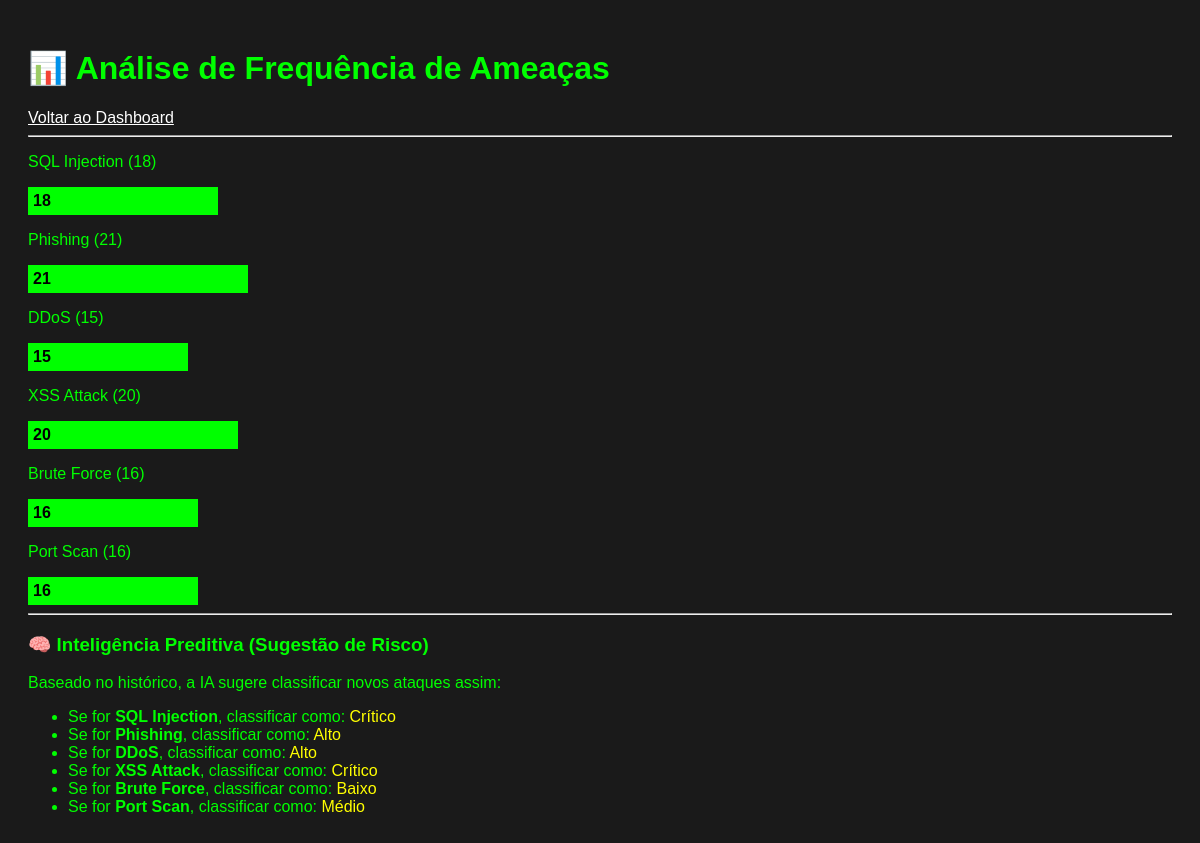
The page /analytics on the database as committed earlier.
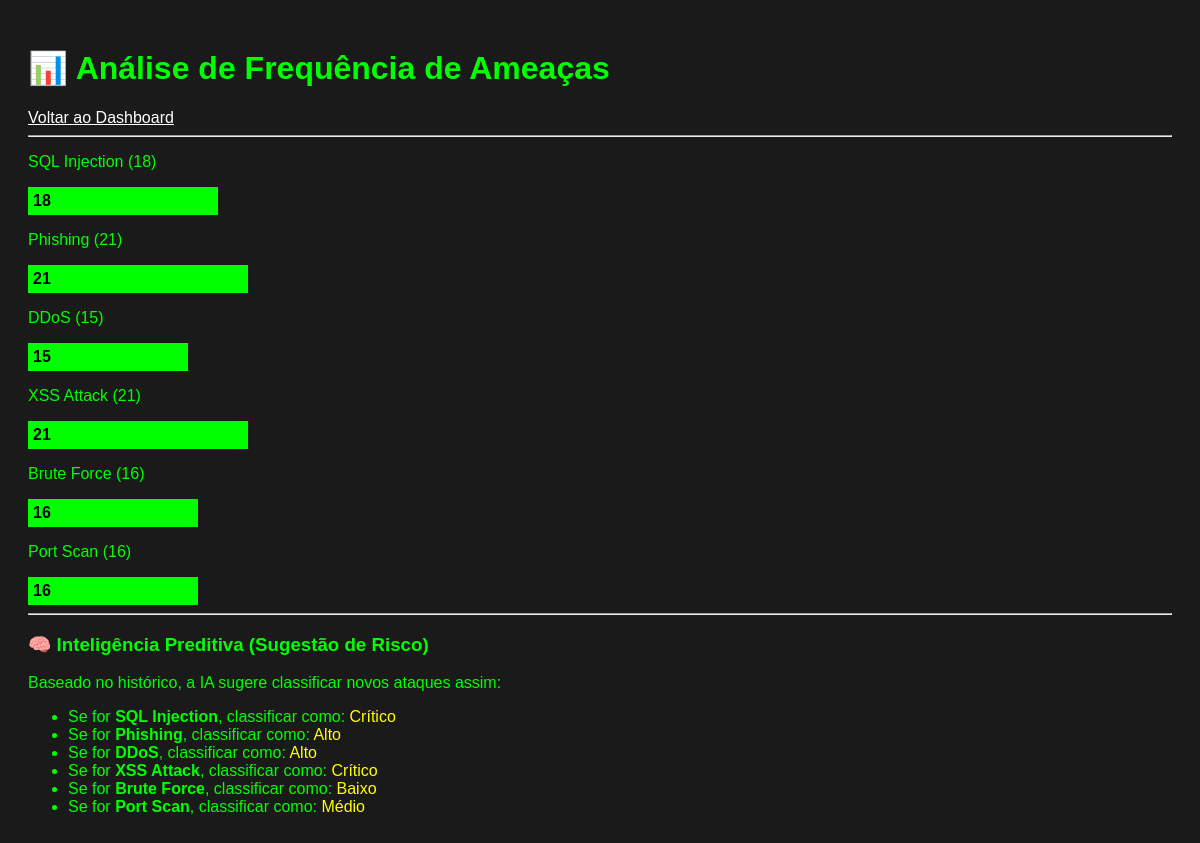
The same page on the database as committed later.
### tables this page shows
CREATE TABLE ameacas (
        id INTEGER PRIMARY KEY AUTOINCREMENT,
        data_hora TEXT NOT NULL,
        tipo_ameaca TEXT NOT NULL,
        id_mitre TEXT,
        tatica_mitre TEXT,
        risco_impacto TEXT,
        status_incidente TEXT,
        plano_resposta TEXT
    );

### app.py (the view)
@app.route("/analytics")
def analytics():
    ameacas_raw = listar_ameacas()
    ameacas = [dict(row) for row in ameacas_raw]
    stats_por_tipo = {}
    risco_predominante = {}
    for a in ameacas:
        tipo, risco = a.get('tipo_ameaca'), a.get('risco_impacto')
        stats_por_tipo[tipo] = stats_por_tipo.get(tipo, 0) + 1
        if tipo not in risco_predominante:
            risco_predominante[tipo] = []
        risco_predominante[tipo].append(risco)
    previsoes = {tipo: max(set(ls), key=ls.count) for tipo, ls in risco_predominante.items() if ls}
    return render_template("analytics.html", stats=stats_por_tipo, previsoes=previsoes)

### database.py (called while the page is built)
def get_db_connection():
    conn = sqlite3.connect(DB_PATH)
    conn.row_factory = sqlite3.Row
    return conn

def listar_ameacas():
    conn = get_db_connection()
    cursor = conn.cursor()
    cursor.execute('SELECT * FROM ameacas ORDER BY data_hora DESC')
    ameacas = cursor.fetchall()
    conn.close()
    return ameacas

### templates/analytics.html (shortened to what this page needs)
<!DOCTYPE html>
<html lang="pt-br">
<head>
</head>
<body>
    <h1>📊 Análise de Frequência de Ameaças</h1>
    <a href="/" style="color: white;">Voltar ao Dashboard</a>
    <hr>
    {% for tipo, qtd in stats.items() %}
        <p>{{ tipo }} ({{ qtd }})</p>
        <div class="bar" style="width: {{ qtd * 10 }}px;">{{ qtd }}</div>
    {% endfor %}
    <hr>
<h3>🧠 Inteligência Preditiva (Sugestão de Risco)</h3>
<p>Baseado no histórico, a IA sugere classificar novos ataques assim:</p>
<ul>
    {% for tipo, risco_sugerido in previsoes.items() %}
        <li>Se for <strong>{{ tipo }}</strong>, classificar como: <span style="color: yellow;">{{ risco_sugerido }}</span></li>
    {% endfor %}
</ul>
</body>
</html>

### templates/analytics.html (style rules this page uses)
body { font-family: sans-serif; background: #1a1a1a; color: #00ff00; padding: 20px; }
.bar { background: #00ff00; color: #000; padding: 5px; margin: 5px 0; font-weight: bold; }

Rows that differ between the two databases and show on the page:
changed ameacas "XSS Attack": qtd "20" → "21"; {{ qtd * 10 }} 200 → 210 (drawn)
